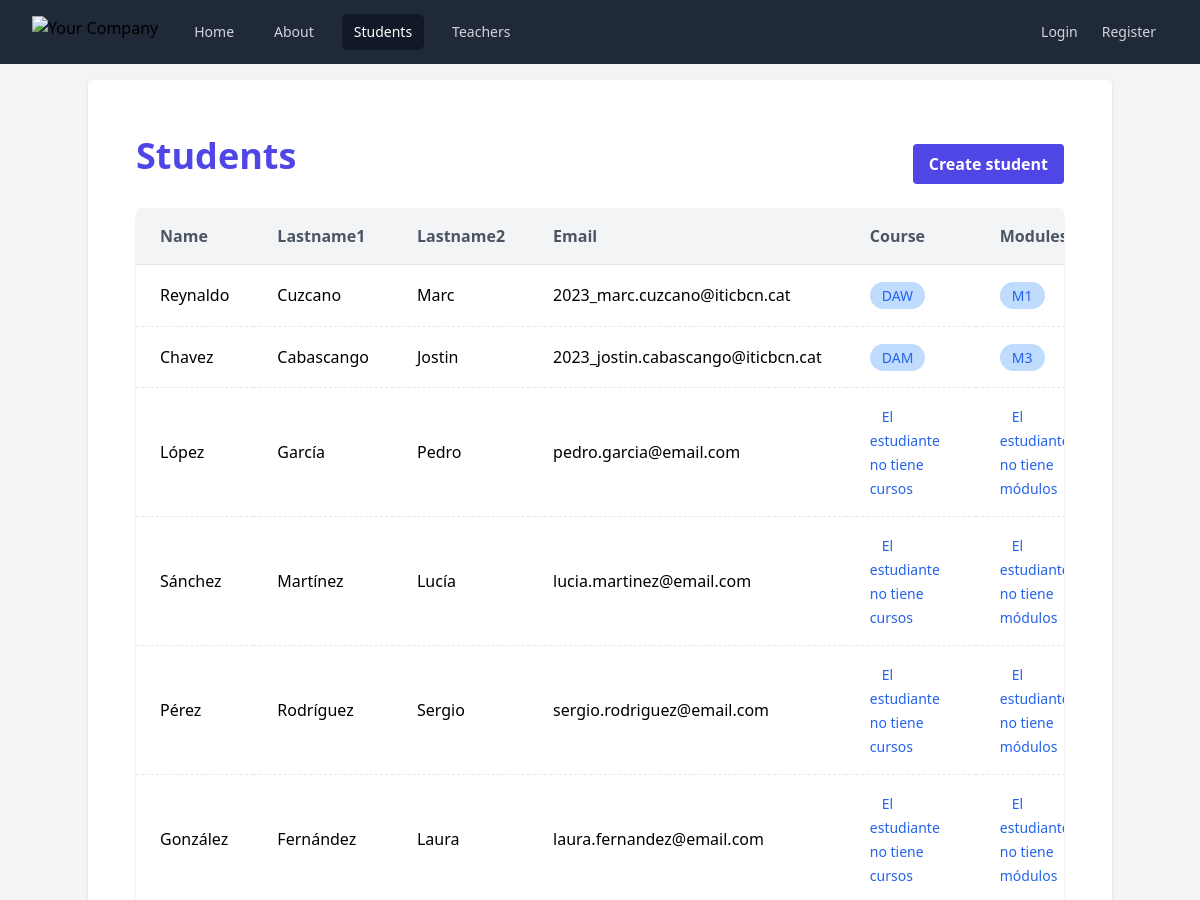
The app's page /students/ (upper part), older data.
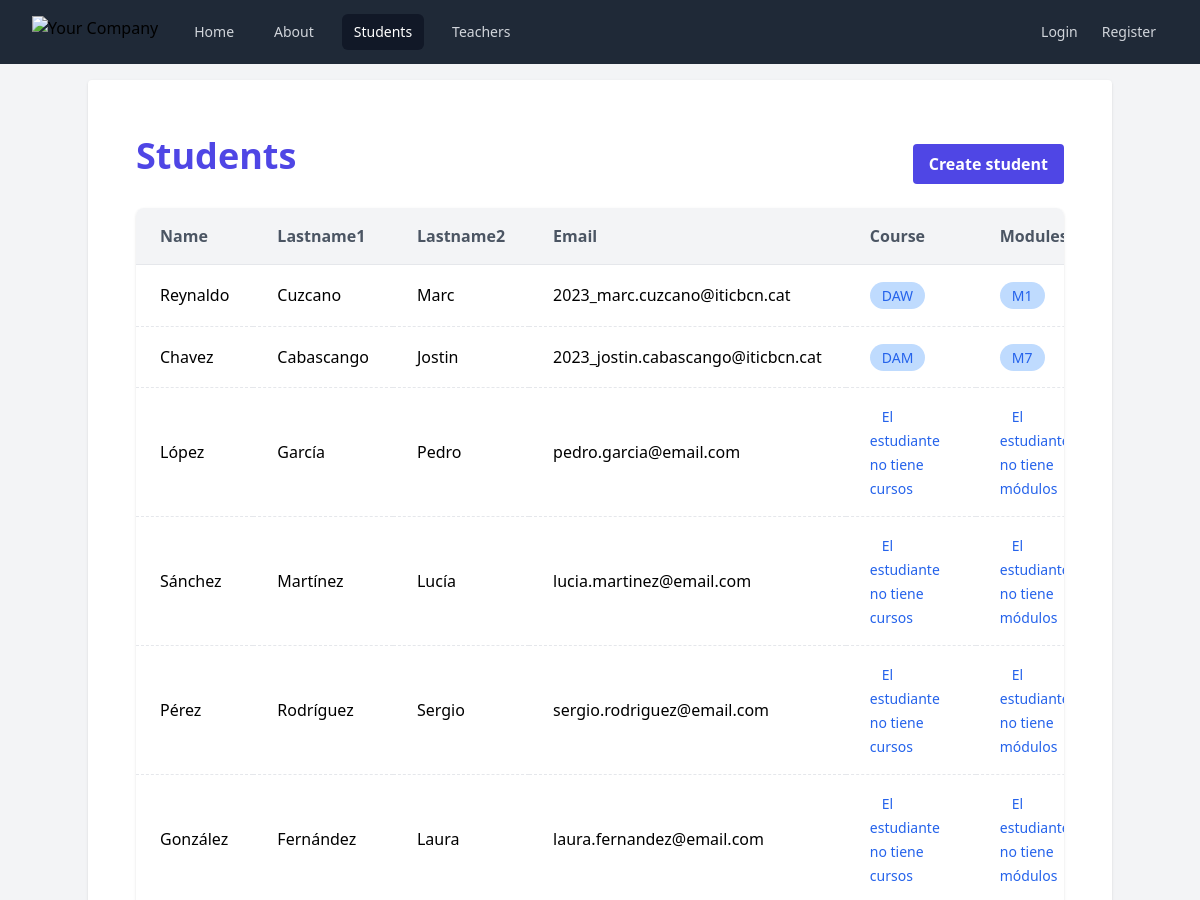
The same page, newer data.
### Centre/models.py (models this page shows, shortened)
class Module(models.Model):
    name = models.CharField(max_length=100)
    description = models.TextField()
    duration = models.IntegerField()
    course = models.ForeignKey(Course, on_delete=models.CASCADE)

### Centre/views.py (the view)
# urls.py: path("students/", StudentsView.as_view(), name="students"),
class StudentsView(View):
    def get(self, request):
        students = Student.objects.all()
        return render(request, "Centre/students/students.html", {"students": students})

### Centre/templates/Centre/students/students.html (shortened to what this page needs)
{% extends "base.html" %}
{% block content %}
    <div class="container mx-auto px-4 py-8">
        <div class="flex justify-between items-center mb-4">
            <h1 class="text-4xl font-bold mb-4 text-indigo-600">Students</h1>
            <a href="{% url 'students.create' %}"
               class="bg-indigo-600 hover:bg-indigo-700 text-white font-bold py-2 px-4 rounded focus:outline-none focus:shadow-outline">
                Create student
            </a>
        </div>
        <div class="overflow-x-auto bg-white rounded-lg shadow overflow-y-auto relative">
            <table class="border-collapse table-auto w-full whitespace-normal bg-white table-striped relative">
                <thead>
                <tr class="text-left">
                    <th class="py-4 px-6 sticky top-0 border-b border-gray-200 bg-gray-100 text-gray-600 w-auto">Name
                    </th>
                    <th class="py-4 px-6 sticky top-0 border-b border-gray-200 bg-gray-100 text-gray-600 w-auto">
                        Lastname1
                    </th>
                    <th class="py-4 px-6 sticky top-0 border-b border-gray-200 bg-gray-100 text-gray-600 w-auto">
                        Lastname2
                    </th>
                    <th class="py-4 px-6 sticky top-0 border-b border-gray-200 bg-gray-100 text-gray-600 w-auto">Email
                    </th>
                    <th class="py-4 px-6 sticky top-0 border-b border-gray-200 bg-gray-100 text-gray-600 w-auto">
                        Course
                    </th>
                    <th class="py-4 px-6 sticky top-0 border-b border-gray-200 bg-gray-100 text-gray-600 w-auto">
                        Modules
                    </th>
                </tr>
                </thead>
                <tbody>
                {% for student in students %}
                    <tr class="transition-colors duration-300 hover:bg-blue-200 hover:text-blue-800">
                        <td class="border-dashed border-t border-gray-200 px-6 py-4 w-auto">{{ student.first_name }}</td>
                        <td class="border-dashed border-t border-gray-200 px-6 py-4 w-auto">{{ student.first_lastname }}</td>
                        <td class="border-dashed border-t border-gray-200 px-6 py-4 w-auto">{{ student.second_lastname }}</td>
                        <td class="border-dashed border-t border-gray-200 px-6 py-4 w-auto">{{ student.email }}</td>
                        <td class="border-dashed border-t border-gray-200 px-6 py-4 w-auto">
                            {% for course in student.courses.all %}
                                <span class="bg-blue-200 text-blue-600 rounded-full px-3 py-1 text-sm">{{ course.name }}</span>
                            {% empty %}
                                <span class="text-blue-600 rounded-full px-3 py-1 text-sm">El estudiante no tiene cursos</span>
                            {% endfor %}
                        </td>
                        <td class="border-dashed border-t border-gray-200 px-6 py-4 w-auto">
                            {% for module in student.modules.all %}
                                <span class="bg-blue-200 text-blue-600 rounded-full px-3 py-1 text-sm">{{ module.name }}</span>
                            {% empty %}
                                <span class="text-blue-600 rounded-full px-3 py-1 text-sm">El estudiante no tiene módulos</span>
                            {% endfor %}
                        </td>
                    </tr>
                {% endfor %}
                </tbody>
            </table>
        </div>
    </div>
{% endblock %}

Row changes from the older to the newer data that the page shows:
changed Module (number 2 of 2 on the later page): name "M3" → "M7"
